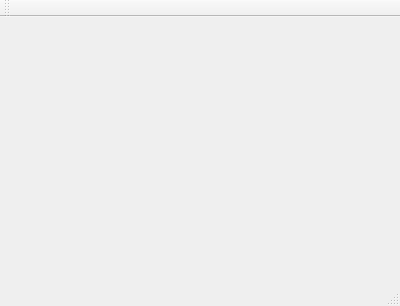
<?xml version="1.0" encoding="UTF-8"?>
<ui version="4.0">
 <class>MainWindow</class>
 <widget class="QMainWindow" name="MainWindow">
  <property name="geometry">
   <rect>
    <x>0</x>
    <y>0</y>
    <width>400</width>
    <height>306</height>
   </rect>
  </property>
  <property name="windowTitle">
   <string>MainWindow</string>
  </property>
  <widget class="QWidget" name="centralWidget"/>
  <widget class="QMenuBar" name="menuBar">
   <property name="geometry">
    <rect>
     <x>0</x>
     <y>0</y>
     <width>400</width>
     <height>27</height>
    </rect>
   </property>
  </widget>
  <widget class="QToolBar" name="mainToolBar">
   <attribute name="toolBarArea">
    <enum>TopToolBarArea</enum>
   </attribute>
   <attribute name="toolBarBreak">
    <bool>false</bool>
   </attribute>
  </widget>
  <widget class="QStatusBar" name="statusBar"/>
 </widget>
 <layoutdefault spacing="6" margin="11"/>
 <resources/>
 <connections/>
</ui>
